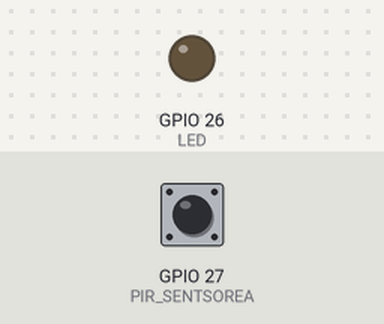
This sketch was run on a simulated ESP32. On the bench: output pins drawn as LEDs (lit = HIGH). The inputs (shaded band) are chosen by the test bench; at power-on: GPIO 27 (PIR_SENTSOREA) HIGH. WiFi joins after 1.5 s; servers stay silent unless stated; what the sketch prints to the serial monitor is not drawn.

Above: at 2.7 s.
2.8 s: GPIO 27 (PIR_SENTSOREA) pulsed LOW 2 times (0.12 s each, 0.3 s apart)
At 4.0 s:
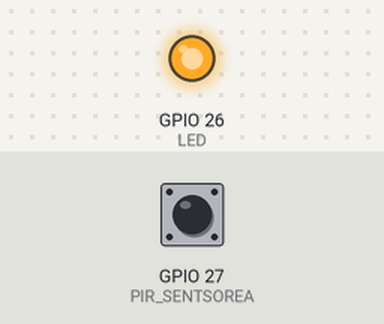
Timing chart, 0 to 15.0 s (numbered marks = the images above; inputs shaded):
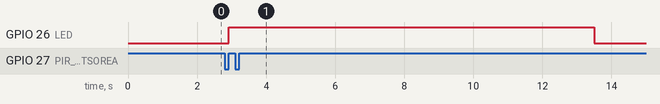

The sketch:

ikasgelakoMugimendua.ino
```cpp
//Liburutegiak
#include <WiFi.h>

//Konstanteak
const char* ssid = "Tech_D0005263";
const char* pasahitza = "BEEYDRET";
const char* host = "192.168.0.77";
const char portua = 80;
const unsigned char LED = 26;
const unsigned char PIR_SENTSOREA = 27;
const unsigned char ITXARON_DENBORA = 10;

//Aldagaiak
unsigned char kontagailua = 0;
unsigned long oraingoDenbora = millis();
unsigned long mugimenduaDenbora = 0;
boolean mugimenduaDetektatuDa = false;

//WiFi zerbitzaria izendatu
WiFiServer zerbitzaria(portua);

//Mugimendua detektatzen duen funtzioa
void IRAM_ATTR mugimenduaDetektatu() {
  Serial.println("MUGIMENDUA DETEKTATU DA!!!");
  digitalWrite(LED, HIGH);
  mugimenduaDetektatuDa = true;
  mugimenduaDenbora = millis();
}

//Hasieraketak
void setup(){

  Serial.begin(115200);
  Serial.println("");

  //Pinak izendatu
  pinMode(LED, OUTPUT);
  pinMode(PIR_SENTSOREA, INPUT_PULLUP);

  digitalWrite(LED, LOW);

  //Sarera konektatu
  WiFi.begin(ssid, pasahitza);
  while (WiFi.status() != WL_CONNECTED && kontagailua < 50) {
    kontagailua = kontagailua + 1;
    delay(500);
    Serial.print(".");
  }

  if (kontagailua < 50) {
      Serial.println("");
      Serial.println("Sarera konektatu da.");
      Serial.println(WiFi.localIP());
      zerbitzaria.begin();
  }
  else {
      Serial.println("");
      Serial.println("Errorea gertatu da, ez da sarera konektatu.");
  }

  //Etendura
  attachInterrupt(digitalPinToInterrupt(PIR_SENTSOREA), mugimenduaDetektatu, RISING);

}

//Programa nagusia
void loop(){

  oraingoDenbora = millis();

  //Itxaron denbora pasa ondoren, mugimendurik detektatzen ez bada, argia itzaliko da.
  if(mugimenduaDetektatuDa && (oraingoDenbora - mugimenduaDenbora > (ITXARON_DENBORA*1000))) {
    Serial.println("MUGIMENDUA GERATU DA!!!");
    digitalWrite(LED, LOW);
    mugimenduaDetektatuDa = false;
  }
  delay(1000);
  bidali();
}

void bidali(){
    WiFiClient client;

    if (!client.connect(host, portua)) {
      Serial.println("Arazoak konektatzerakoan");
      return;
    }

    String url = "/esp32/ikasgela.php?argia=";
    url += mugimenduaDetektatuDa;


    // Enviamos petición al servidor
    client.print(String("GET ") + url + " HTTP/1.1\r\n" +
               "Host: " + host + "\r\n" +
               "Connection: close\r\n\r\n");
}
```

Measured:
- after the input at 2.8 s, GPIO 26 (LED): LOW → HIGH after 0.12 s, → LOW 10.6 s later
